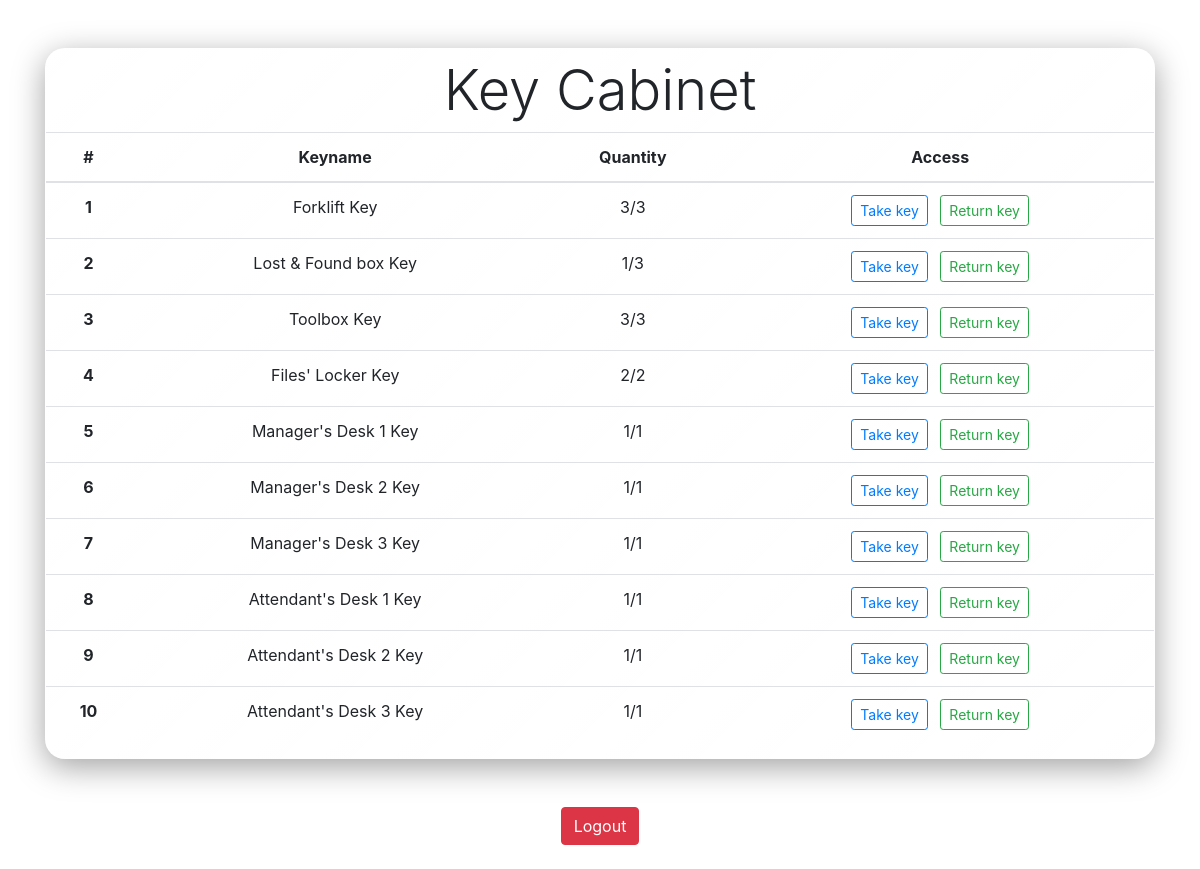
The page /cabinet/ (signed in) on the database as committed earlier.
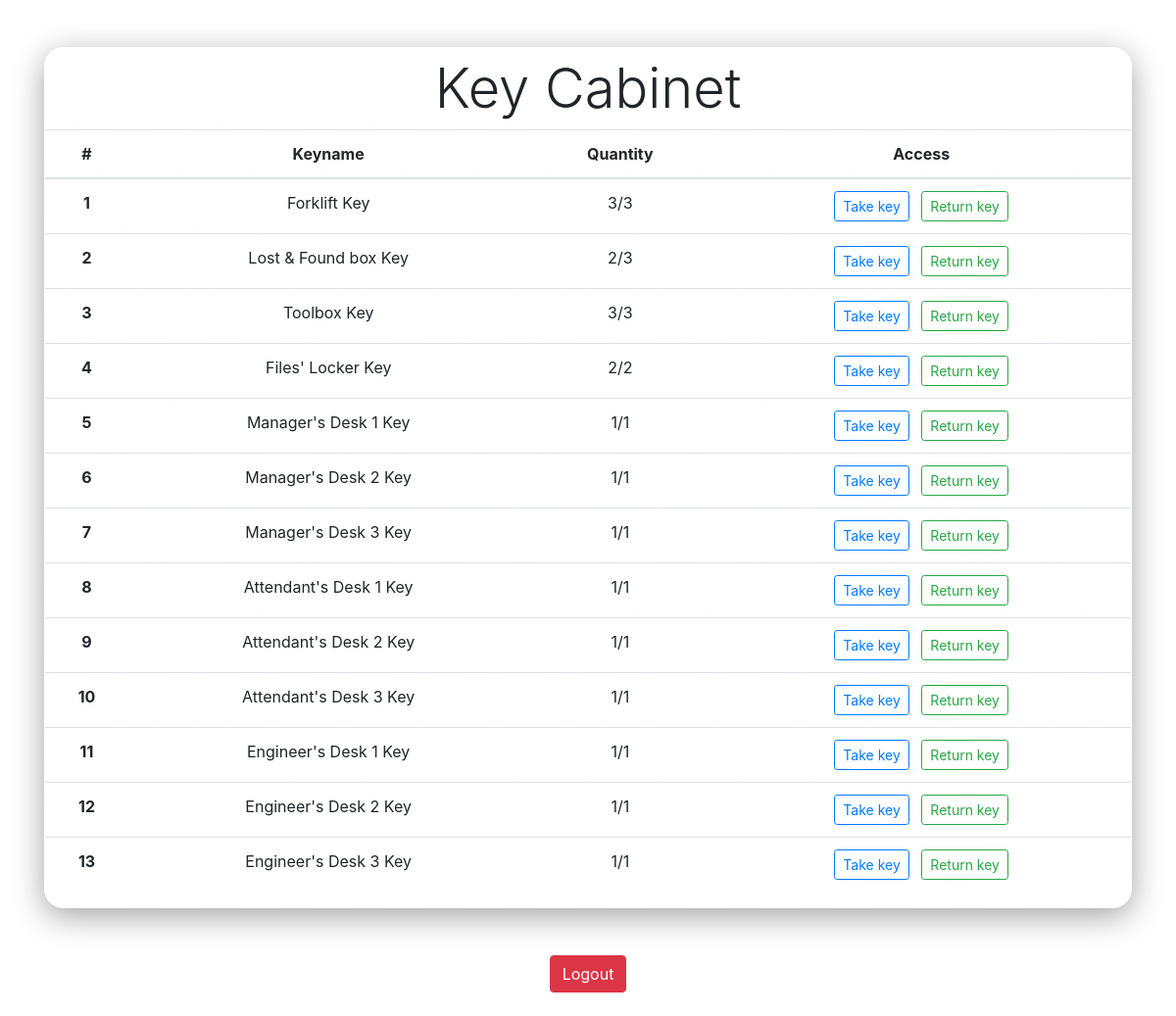
The same page on the database as committed later.
### keyapp/models.py (models this page shows, shortened)
class Key(models.Model):
    keyname = models.CharField(max_length=50, unique=True)
    quantity = models.IntegerField()
    total_quantity = models.IntegerField()

### keyapp/views.py (the view)
# urls.py: path('cabinet/', views.cabinet, name='cabinet'),
@login_required
def cabinet(request):
    all_keys = Key.objects.all()
    current_user = User.objects.get(username=request.user)
    return render(request, 'cabinet.html', {'keys': all_keys, 'user': current_user})

### keyapp/templates/cabinet.html (shortened to what this page needs)
{% extends 'base.html' %}
{% block content %}
    <div class="my-5 table-container glass">
        <h1 class="display-4 my-2">Key Cabinet</h1>
        <table class="table table-hover">
            <thead>
            <tr>
                <th scope="col">#</th>
                <th scope="col">Keyname</th>
                <th scope="col">Quantity</th>
                <th scope="col">Access</th>
            </tr>
            </thead>
            <tbody class="table-group-divider">
            {% for key in keys %}
            <tr>
                <th scope="row">{{key.id}}</th>
                <td>{{key.keyname}} Key</td>
                <td>{{key.quantity}}/{{key.total_quantity}}</td>
                <td>
                    <form action="{% url 'take_key' key.id %}" method="post" class="d-inline">
                        <button type="submit" class="btn btn-outline-primary mx-1 btn-sm">Take key</button>
                    </form>
                    <form action="{% url 'return_key' key.id %}" method="post" class="d-inline">
                        <button type="submit" class="btn btn-outline-success mx-1 btn-sm">Return key</button>
                    </form>
                </td>
            </tr>
            {% endfor %}
            </tbody>
        </table>
    </div>
    <div class="text-center my-4">
        <a href="{% url 'logout' %}" class="btn btn-danger">Logout</a>
    </div>
{% endblock %}

### keyapp/templates/base.html (shortened to what this page needs)
{% load static %}
<!DOCTYPE html>
<html lang="en">
<head>
    <link href="{% static 'style.css' %}" rel="stylesheet">
    <link rel="stylesheet" href="https://stackpath.bootstrapcdn.com/bootstrap/4.5.2/css/bootstrap.min.css">
</head>
<body>
    <div class="container text-center">
    {% block content %}
    {% endblock content %}
    </div>
</body>
</html>

### keyapp/static/style.css (style rules this page uses)
.glass { background: linear-gradient(135deg, rgba(255, 255, 255, 0.1), rgba(255, 255, 255, 0)) !important; backdrop-filter: blur(10px) !important; -webkit-backdrop-filter: blur(10px) !important; border-radius: 20px !important; border:1px solid rgba(255, 255, 255, 0.18) !important; box-shadow: 0 8px 32px 0 rgba(0, 0, 0, 0.37) !important; }

Rows that differ between the two databases and show on the page:
changed Key "Lost & Found box": quantity "1" → "2"
added Key: id "11", keyname "Engineer's Desk 1", quantity "1", total_quantity "1"
added Key: id "12", keyname "Engineer's Desk 2", quantity "1", total_quantity "1"
added Key: id "13", keyname "Engineer's Desk 3", quantity "1", total_quantity "1"
